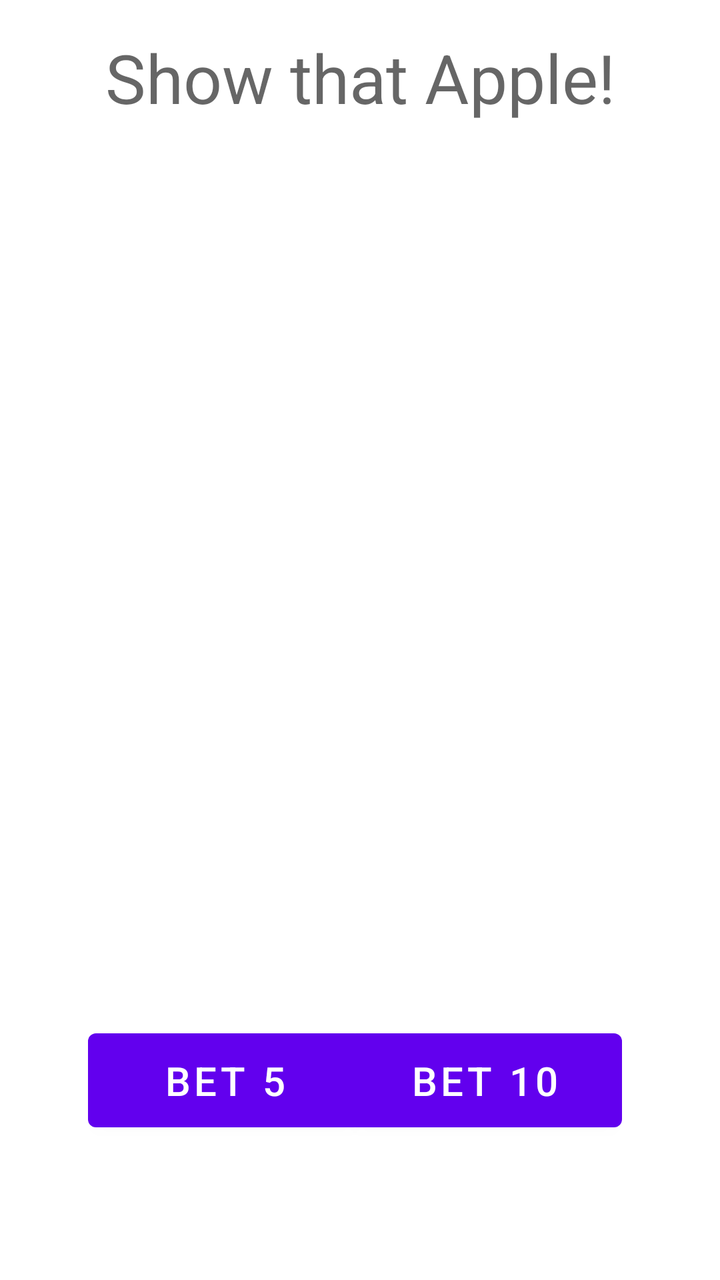
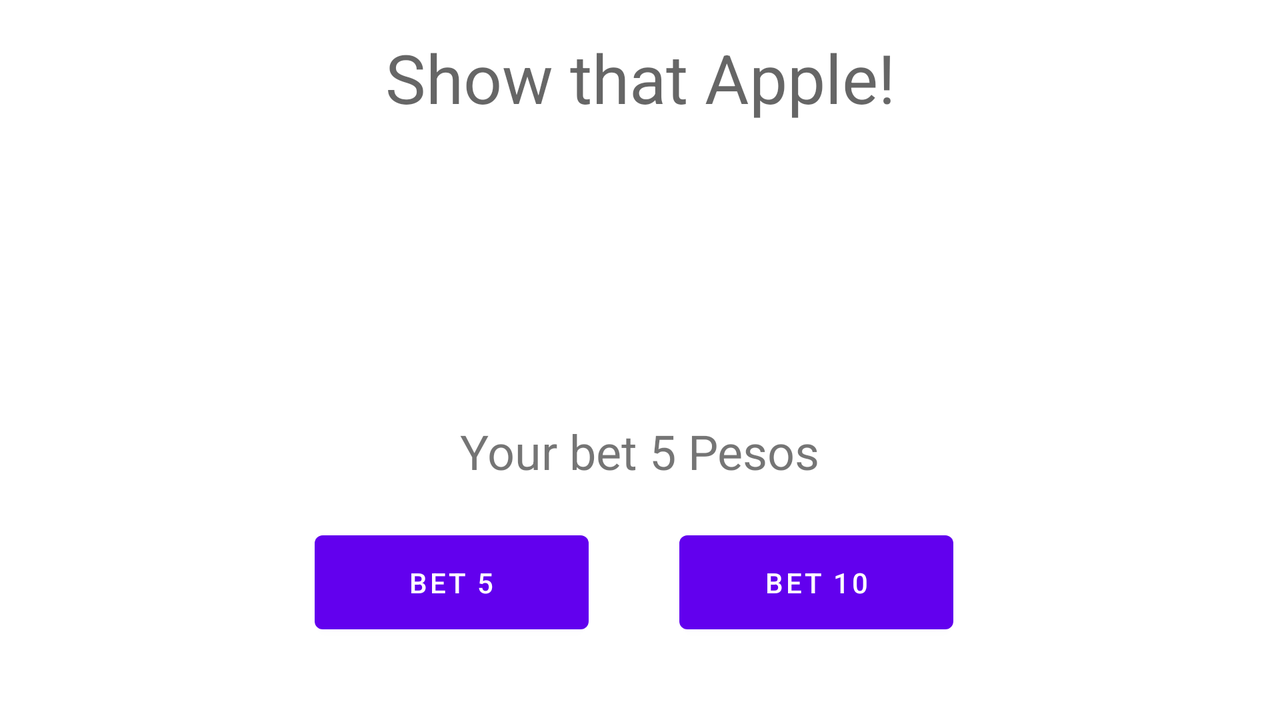

An Android layout and its configuration variant, each rendered on a device that would load it. The default file and the variant file are quoted in full after the pictures.
<!-- AndroidManifest.xml: application theme Theme.SlotMachine -->
<!-- res/layout/activity_game.xml -->
<?xml version="1.0" encoding="utf-8"?>
<androidx.constraintlayout.widget.ConstraintLayout xmlns:android="http://schemas.android.com/apk/res/android"
    xmlns:app="http://schemas.android.com/apk/res-auto"
    xmlns:tools="http://schemas.android.com/tools"
    android:layout_width="match_parent"
    android:layout_height="match_parent"
    tools:context=".GameActivity">

    <TextView
        android:id="@+id/TopDisplay"
        android:layout_width="wrap_content"
        android:layout_height="wrap_content"
        android:layout_marginTop="16dp"
        android:text="@string/displayValue"
        android:textAppearance="@style/TextAppearance.AppCompat.Display1"
        app:layout_constraintEnd_toEndOf="parent"
        app:layout_constraintStart_toStartOf="parent"
        app:layout_constraintTop_toTopOf="parent"
        tools:textSize="34sp" />

    <TextView
        android:id="@+id/BetDisplay"
        android:layout_width="wrap_content"
        android:layout_height="wrap_content"
        android:layout_marginTop="29dp"
        android:textSize="24sp"
        app:layout_constraintEnd_toEndOf="parent"
        app:layout_constraintStart_toStartOf="parent"
        app:layout_constraintTop_toBottomOf="@+id/img3" />

    <Button
        android:id="@+id/btnBet10"
        android:layout_width="137dp"
        android:layout_height="59dp"
        android:layout_marginTop="32dp"
        android:text="@string/btnBet"
        android:textSize="20sp"
        app:layout_constraintEnd_toEndOf="parent"
        app:layout_constraintHorizontal_bias="0.781"
        app:layout_constraintStart_toStartOf="parent"
        app:layout_constraintTop_toBottomOf="@+id/BetDisplay" />

    <Button
        android:id="@+id/btnBet5"
        android:layout_width="137dp"
        android:layout_height="59dp"
        android:layout_marginTop="32dp"
        android:text="@string/btnDraw"
        android:textSize="20sp"
        app:layout_constraintEnd_toEndOf="parent"
        app:layout_constraintHorizontal_bias="0.197"
        app:layout_constraintStart_toStartOf="parent"
        app:layout_constraintTop_toBottomOf="@+id/BetDisplay" />

    <ImageView
        android:id="@+id/img1"
        style='@style/ImageSize'
        android:layout_marginTop="28dp"
        app:layout_constraintEnd_toEndOf="parent"
        app:layout_constraintHorizontal_bias="0.498"
        app:layout_constraintStart_toStartOf="parent"
        app:layout_constraintTop_toBottomOf="@+id/TopDisplay"
        tools:srcCompat="@tools:sample/avatars" />

    <ImageView
        android:id="@+id/img2"
        style='@style/ImageSize'
        android:layout_marginStart="141dp"
        android:layout_marginTop="14dp"
        android:layout_marginEnd="142dp"
        app:layout_constraintEnd_toEndOf="parent"
        app:layout_constraintStart_toStartOf="parent"
        app:layout_constraintTop_toBottomOf="@+id/img1"
        tools:srcCompat="@tools:sample/avatars" />

    <ImageView
        android:id="@+id/img3"
        style='@style/ImageSize'
        android:layout_marginStart="141dp"
        android:layout_marginTop="14dp"
        android:layout_marginEnd="142dp"
        app:layout_constraintEnd_toEndOf="parent"
        app:layout_constraintStart_toStartOf="parent"
        app:layout_constraintTop_toBottomOf="@+id/img2"
        tools:srcCompat="@tools:sample/avatars" />

</androidx.constraintlayout.widget.ConstraintLayout>
<!-- resources referenced by this layout -->
<resources>
  <string name="btnBet">Bet 10</string>
  <string name="btnDraw">Bet 5</string>
  <string name="displayValue">Show that Apple!</string>
  <style name="ImageSize">
          <item name="android:layout_width">100dp</item>
          <item name="android:layout_height">100dp</item>
      </style>
  <style name="Theme.SlotMachine" parent="Theme.MaterialComponents.DayNight.DarkActionBar">
          
          <item name="colorPrimary">@color/purple_500</item>
          <item name="colorPrimaryVariant">@color/purple_700</item>
          <item name="colorOnPrimary">@color/white</item>
          
          <item name="colorSecondary">@color/teal_200</item>
          <item name="colorSecondaryVariant">@color/teal_700</item>
          <item name="colorOnSecondary">@color/black</item>
          
          <item name="android:statusBarColor">?attr/colorPrimaryVariant</item>
          
      </style>
</resources>
<!-- res/layout-land/activity_game.xml (the repository's variant of the layout above) -->
<!-- drawn on the phone turned sideways -->
<?xml version="1.0" encoding="utf-8"?>
<androidx.constraintlayout.widget.ConstraintLayout xmlns:android="http://schemas.android.com/apk/res/android"
    xmlns:app="http://schemas.android.com/apk/res-auto"
    xmlns:tools="http://schemas.android.com/tools"
    android:layout_width="match_parent"
    android:layout_height="match_parent"
    tools:context=".GameActivity">

    <TextView
        android:id="@+id/TopDisplay"
        android:layout_width="wrap_content"
        android:layout_height="wrap_content"
        android:layout_marginTop="16dp"
        android:text="@string/displayValue"
        android:textAppearance="@style/TextAppearance.AppCompat.Display1"
        app:layout_constraintEnd_toEndOf="parent"
        app:layout_constraintStart_toStartOf="parent"
        app:layout_constraintTop_toTopOf="parent"
        tools:textSize="34sp" />

    <TextView
        android:id="@+id/BetDisplay"
        android:layout_width="wrap_content"
        android:layout_height="wrap_content"
        android:layout_marginTop="16dp"
        android:text="Your bet 5 Pesos"
        android:textSize="24sp"
        app:layout_constraintEnd_toEndOf="parent"
        app:layout_constraintStart_toStartOf="parent"
        app:layout_constraintTop_toBottomOf="@+id/img2" />

    <Button
        android:id="@+id/btnBet10"
        android:layout_width="137dp"
        android:layout_height="59dp"
        android:layout_marginTop="20dp"
        android:text="@string/btnBet"
        app:layout_constraintEnd_toEndOf="parent"
        app:layout_constraintHorizontal_bias="0.675"
        app:layout_constraintStart_toStartOf="parent"
        app:layout_constraintTop_toBottomOf="@+id/BetDisplay" />

    <Button
        android:id="@+id/btnBet5"
        android:layout_width="137dp"
        android:layout_height="59dp"
        android:layout_marginTop="20dp"
        android:text="@string/btnDraw"
        app:layout_constraintEnd_toEndOf="parent"
        app:layout_constraintHorizontal_bias="0.313"
        app:layout_constraintStart_toStartOf="parent"
        app:layout_constraintTop_toBottomOf="@+id/BetDisplay" />

    <ImageView
        android:id="@+id/img2"
        style='@style/ImageSizeLand'
        android:layout_marginTop="12dp"
        app:layout_constraintEnd_toEndOf="parent"
        app:layout_constraintHorizontal_bias="0.499"
        app:layout_constraintStart_toStartOf="parent"
        app:layout_constraintTop_toBottomOf="@+id/TopDisplay"
        app:srcCompat="@drawable/empty"
        tools:srcCompat="@tools:sample/avatars" />

    <ImageView
        android:id="@+id/img3"
        style='@style/ImageSizeLand'
        android:layout_marginTop="12dp"
        app:layout_constraintEnd_toEndOf="parent"
        app:layout_constraintHorizontal_bias="0.787"
        app:layout_constraintStart_toStartOf="parent"
        app:layout_constraintTop_toBottomOf="@+id/TopDisplay"
        app:srcCompat="@drawable/empty"
        tools:srcCompat="@tools:sample/avatars" />

    <ImageView
        android:id="@+id/img1"
        style='@style/ImageSizeLand'
        android:layout_marginTop="12dp"
        app:layout_constraintEnd_toEndOf="parent"
        app:layout_constraintHorizontal_bias="0.191"
        app:layout_constraintStart_toStartOf="parent"
        app:layout_constraintTop_toBottomOf="@+id/TopDisplay"
        app:srcCompat="@drawable/empty"
        tools:srcCompat="@tools:sample/avatars" />

</androidx.constraintlayout.widget.ConstraintLayout>
<!-- resources referenced by the variant -->
<!-- as the phone turned sideways resolves them -->
<resources>
  <string name="btnBet">Bet 10</string>
  <string name="btnDraw">Bet 5</string>
  <string name="displayValue">Show that Apple!</string>
  <style name="ImageSizeLand">
          <item name="android:layout_width">120dp</item>
          <item name="android:layout_height">120dp</item>
      </style>
  <style name="Theme.SlotMachine" parent="Theme.MaterialComponents.DayNight.DarkActionBar">
          
          <item name="colorPrimary">@color/purple_500</item>
          <item name="colorPrimaryVariant">@color/purple_700</item>
          <item name="colorOnPrimary">@color/white</item>
          
          <item name="colorSecondary">@color/teal_200</item>
          <item name="colorSecondaryVariant">@color/teal_700</item>
          <item name="colorOnSecondary">@color/black</item>
          
          <item name="android:statusBarColor">?attr/colorPrimaryVariant</item>
          
      </style>
</resources>
